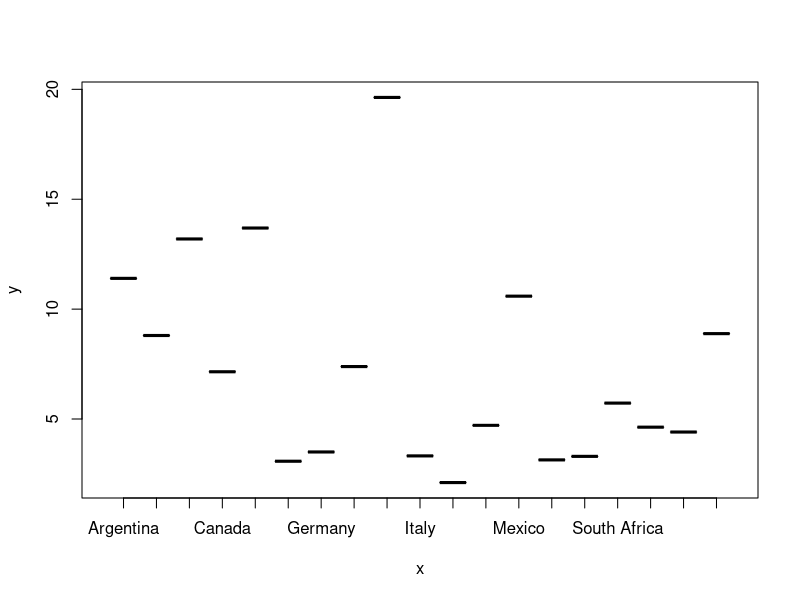
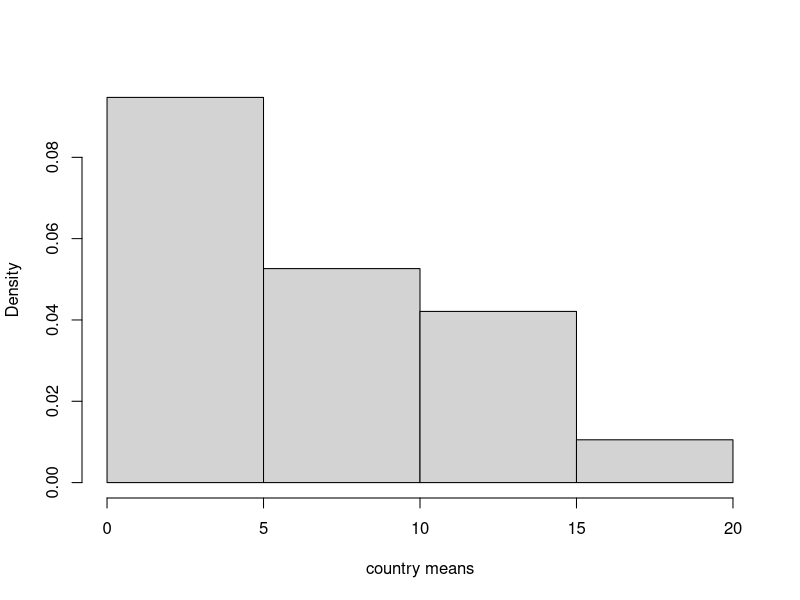
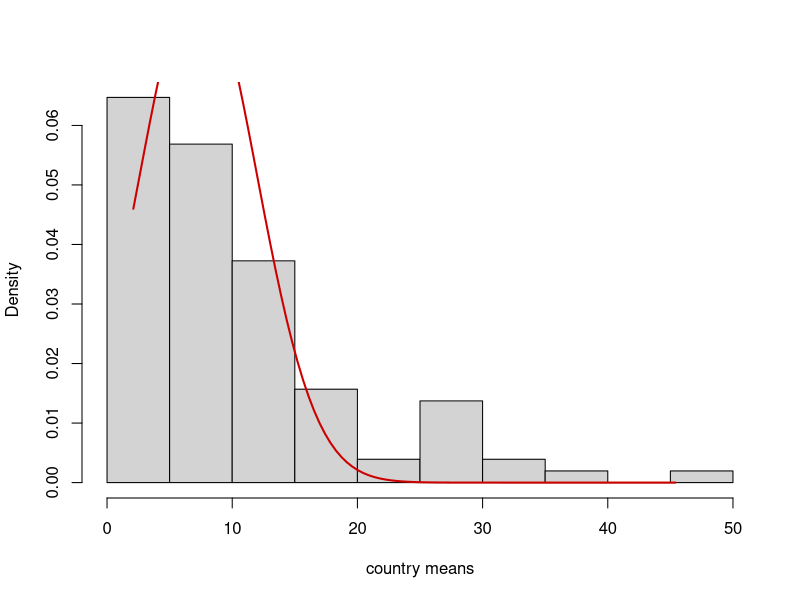
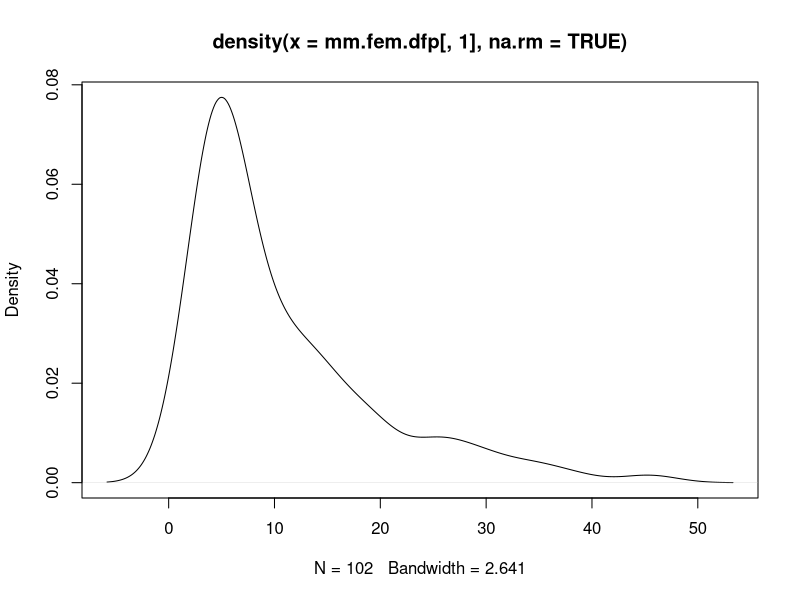
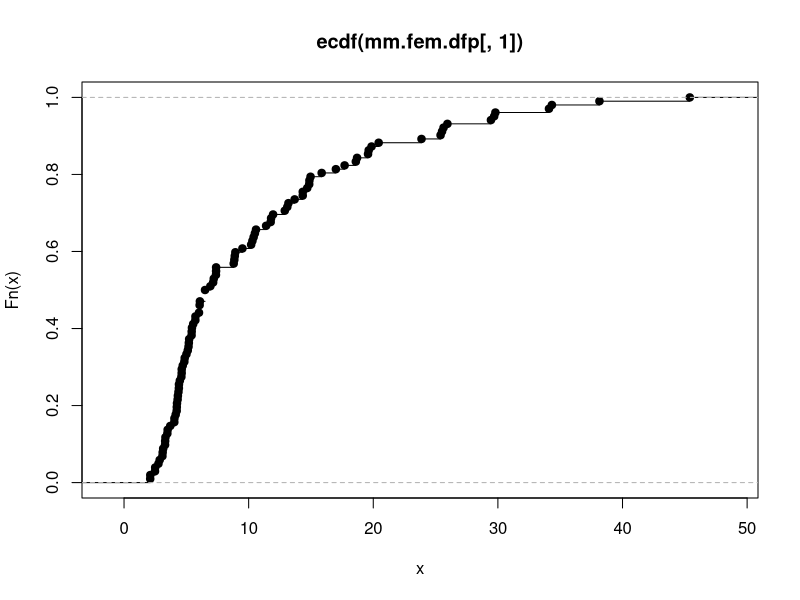
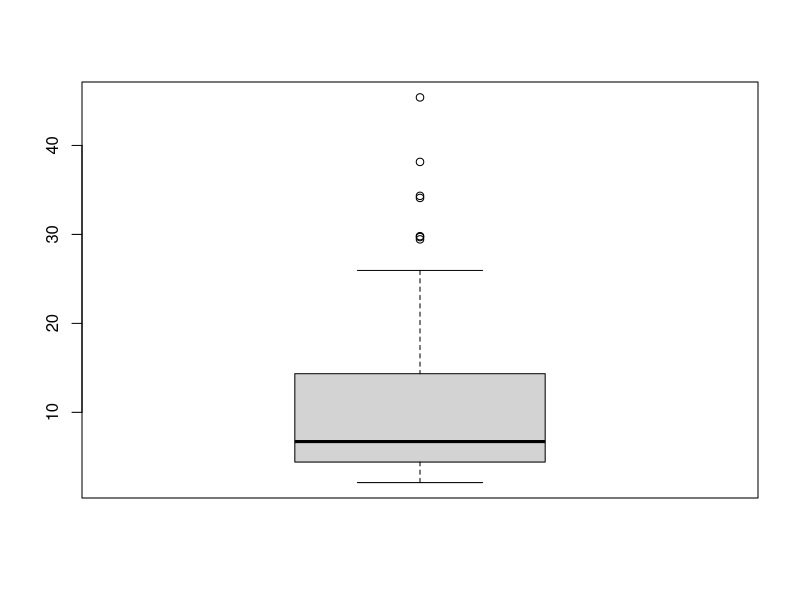

Reproduce these figures in R, in order.
#established business ownership rates (import data)
fem = read.csv(file = "fem.csv", sep = ";", head = TRUE)
head(fem)
# let's change the "-" to NAs
fem[fem=="-"] = NA

# what is the class of variables? Can we perform any analysis?
is.numeric(fem[,2]) # not numeric so we have to transform them in order to do anything
fem[,2:15] = sapply(fem[,2:15], as.character)
fem[,2:15] = sapply(fem[,2:15], as.numeric)
is.numeric(fem[,2])

# let's name the columns nicely
fem.names = c("country", "2001":"2014")
colnames(fem) = fem.names

# let's try to extract the g20 countries
g20 = factor(c("Argentina", "Australia", "Brazil", "Canada", "China", "France", "Germany", "India", "Indonesia", "Italy", "Japan", "Korea (South)", "Mexico", "Russia", "Saudi Arabia", "South Africa", "Turkey", "United Kingdom", "United States of America"))
fem.g20 = subset(fem,  fem$country == "Argentina" | fem$country == "Australia" | fem$country == "Brazil" | fem$country == "China" | fem$country == "France" | fem$country == "India" | fem$country == "Indonesia" | fem$country == "Japan" | fem$country =="Canada" | fem$country == "Korea (South)" | fem$country == "Mexico" | fem$country == "Germany" |fem$country == "Saudi Arabia" | fem$country == "South Africa" | fem$country == "Russia" | fem$country == "United States of America" | fem$country == "Turkey" | fem$country == "United Kingdom" | fem$country == "Italy")
# it's an awful command but works, must do for now
head(fem.g20)
# let's name the rows nicely
rownames(fem.g20) = g20

rownames(fem)=fem$"country"
fem$country=NULL
head(fem)

#let's transpose
fem.g20t = t(fem.g20)

# remove the first column
fem.g20$country = NULL
fem.g20

# means per country
fem.g20t = t(fem.g20)
fem.t=t(fem)
means.fem = c(rowMeans(fem.g20, na.rm = TRUE))
means.fem.p=c(rowMeans(fem, na.rm=TRUE))
head(means.fem.p)
# install matrixStats package
# install.packages("matrixStats")
library("matrixStats")

#
median.fem = c(colMedians(fem.g20t, na.rm = TRUE))
median.fem.p=c(colMedians(fem.t, na.rm=TRUE))
# create an mm dataframe
mm.fem.df = data.frame(means.fem, median.fem)
mm.fem.dfp= data.frame(means.fem.p, median.fem.p)
# subset the countries by the mean
subset(mm.fem.df, mm.fem.df$means.fem < mean(mm.fem.df[,1]))
subset(mm.fem.df, mm.fem.df$means.fem > mean(mm.fem.df[,1]))

# subset the countries by the median
subset(mm.fem.df, mm.fem.df$median.fem < median(mm.fem.df[,2]))
subset(mm.fem.df, mm.fem.df$median.fem > median(mm.fem.df[,2]))

# which country has the lowest/highest mean
rownames(mm.fem.df[which(mm.fem.df[,1] == min(mm.fem.df[,1])),])
rownames(mm.fem.df[which(mm.fem.df[,1] == max(mm.fem.df[,1])),])

# which country has the lowest/highest median
rownames(mm.fem.df[which(mm.fem.df[,2] == min(mm.fem.df[,2])),])
rownames(mm.fem.df[which(mm.fem.df[,2] == max(mm.fem.df[,2])),])

# plot means
plot(g20, mm.fem.df[,1])

# is the data normally distributed?
hist(mm.fem.df$means.fem, freq = FALSE, xlab = 'country means', main = NULL)
g = seq(na.omit(min(mm.fem.df$means.fem), max(mm.fem.df$means.fem)), length=100) #Create a grid
dens.norm = dnorm(g, mean(mm.fem.dfp$means.fem.p), sd(mm.fem.dfp$means.fem.p)) #Compute the normal density on g
lines(g, dens.norm, col="red3", lwd=2)

hist(mm.fem.dfp$means.fem.p, freq = FALSE, xlab = 'country means', main = NULL)
g = seq(min(mm.fem.dfp$means.fem.p,na.rm = TRUE), max(mm.fem.dfp$means.fem.p,na.rm = TRUE), length=100) #Create a grid
dens.norm = dnorm(g, mean(mm.fem.df$means.fem), sd(mm.fem.df$means.fem)) #Compute the normal density on g
lines(g, dens.norm, col="red3", lwd=2)

#KDE using gaussian Kernel
mm.fem.df
density(mm.fem.dfp[,1],na.rm=TRUE)
plot(density(mm.fem.dfp[,1],na.rm=TRUE))
#Emperical cdf
ecdf(mm.fem.dfp[,1])
plot(ecdf(mm.fem.dfp[,1]))
#Mean characteristics and measures of the sample
summary(mm.fem.dfp[,1]) 
boxplot(mm.fem.dfp[,1])
mm.fem.df

mm.fem.a=mm.fem.dfp[-c(89,91,74),]

which(rownames(mm.fem.dfp)=="Taiwan")
which(rownames(mm.fem.dfp)=="Tonga Islands")
which(rownames(mm.fem.dfp)=="Puerto Rico")
